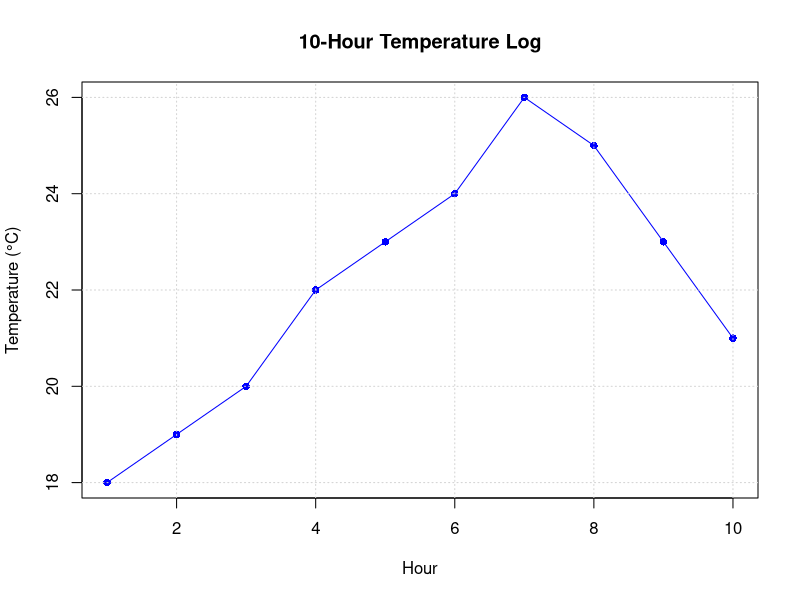

The R source for this figure:
# Step 0: Clear environment
rm(list = ls())

# Step 1: Create data
hours <- 1:10
temperature <- c(18, 19, 20, 22, 23, 24, 26, 25, 23, 21)

# Step 2: Create line graph
plot(hours, temperature,
     type = "o",                 # "o" = points + lines
     col = "blue",
     main = "10-Hour Temperature Log",
     xlab = "Hour",
     ylab = "Temperature (°C)",
     pch = 16)                   # solid dots

# Step 3: Add grid
grid()
